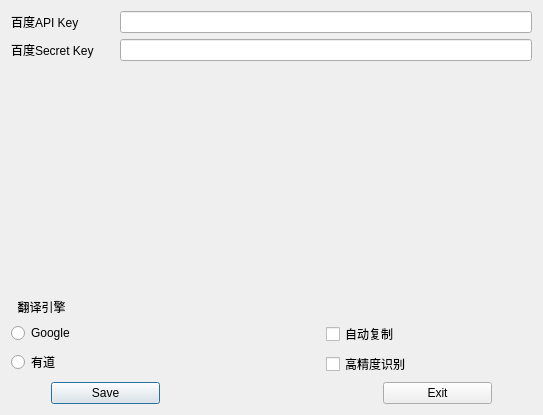
<?xml version="1.0" encoding="UTF-8"?>
<ui version="4.0">
 <class>setting</class>
 <widget class="QDialog" name="setting">
  <property name="geometry">
   <rect>
    <x>0</x>
    <y>0</y>
    <width>543</width>
    <height>415</height>
   </rect>
  </property>
  <property name="windowTitle">
   <string>Dialog</string>
  </property>
  <layout class="QVBoxLayout" name="verticalLayout_4">
   <item>
    <layout class="QVBoxLayout" name="verticalLayout_3" stretch="3,2,0,3">
     <item>
      <layout class="QGridLayout" name="gridLayout" rowstretch="1,1" columnstretch="1,4">
       <item row="0" column="1">
        <widget class="QLineEdit" name="keyEdit">
         <property name="sizePolicy">
          <sizepolicy hsizetype="Expanding" vsizetype="Fixed">
           <horstretch>0</horstretch>
           <verstretch>0</verstretch>
          </sizepolicy>
         </property>
        </widget>
       </item>
       <item row="1" column="1">
        <widget class="QLineEdit" name="secretEdit"/>
       </item>
       <item row="0" column="0">
        <widget class="QLabel" name="keyLabel">
         <property name="text">
          <string>百度API Key</string>
         </property>
        </widget>
       </item>
       <item row="1" column="0">
        <widget class="QLabel" name="secretLabel">
         <property name="text">
          <string>百度Secret Key</string>
         </property>
        </widget>
       </item>
      </layout>
     </item>
     <item>
      <spacer name="verticalSpacer">
       <property name="orientation">
        <enum>Qt::Vertical</enum>
       </property>
       <property name="sizeHint" stdset="0">
        <size>
         <width>20</width>
         <height>40</height>
        </size>
       </property>
      </spacer>
     </item>
     <item>
      <widget class="QLabel" name="label">
       <property name="text">
        <string>  翻译引擎</string>
       </property>
      </widget>
     </item>
     <item>
      <layout class="QHBoxLayout" name="horizontalLayout" stretch="2,1,2">
       <item>
        <layout class="QVBoxLayout" name="verticalLayout">
         <item>
          <widget class="QRadioButton" name="googleradioButton">
           <property name="text">
            <string>Google</string>
           </property>
          </widget>
         </item>
         <item>
          <widget class="QRadioButton" name="youdaoRadioButton">
           <property name="text">
            <string>有道</string>
           </property>
          </widget>
         </item>
        </layout>
       </item>
       <item>
        <spacer name="horizontalSpacer">
         <property name="orientation">
          <enum>Qt::Horizontal</enum>
         </property>
         <property name="sizeHint" stdset="0">
          <size>
           <width>40</width>
           <height>38</height>
          </size>
         </property>
        </spacer>
       </item>
       <item>
        <layout class="QVBoxLayout" name="verticalLayout_2">
         <item>
          <widget class="QCheckBox" name="autoCopyCheckBox">
           <property name="text">
            <string>自动复制</string>
           </property>
          </widget>
         </item>
         <item>
          <widget class="QCheckBox" name="preciseCheckBox">
           <property name="text">
            <string>高精度识别</string>
           </property>
          </widget>
         </item>
        </layout>
       </item>
      </layout>
     </item>
    </layout>
   </item>
   <item>
    <layout class="QHBoxLayout" name="horizontalLayout_2" stretch="0,1,2,1,0">
     <item>
      <spacer name="horizontalSpacer_3">
       <property name="orientation">
        <enum>Qt::Horizontal</enum>
       </property>
       <property name="sizeHint" stdset="0">
        <size>
         <width>40</width>
         <height>20</height>
        </size>
       </property>
      </spacer>
     </item>
     <item>
      <widget class="QPushButton" name="saveButton">
       <property name="text">
        <string>Save</string>
       </property>
      </widget>
     </item>
     <item>
      <spacer name="horizontalSpacer_2">
       <property name="orientation">
        <enum>Qt::Horizontal</enum>
       </property>
       <property name="sizeHint" stdset="0">
        <size>
         <width>40</width>
         <height>20</height>
        </size>
       </property>
      </spacer>
     </item>
     <item>
      <widget class="QPushButton" name="exitButton">
       <property name="text">
        <string>Exit</string>
       </property>
      </widget>
     </item>
     <item>
      <spacer name="horizontalSpacer_4">
       <property name="orientation">
        <enum>Qt::Horizontal</enum>
       </property>
       <property name="sizeHint" stdset="0">
        <size>
         <width>40</width>
         <height>20</height>
        </size>
       </property>
      </spacer>
     </item>
    </layout>
   </item>
  </layout>
 </widget>
 <resources/>
 <connections/>
</ui>
